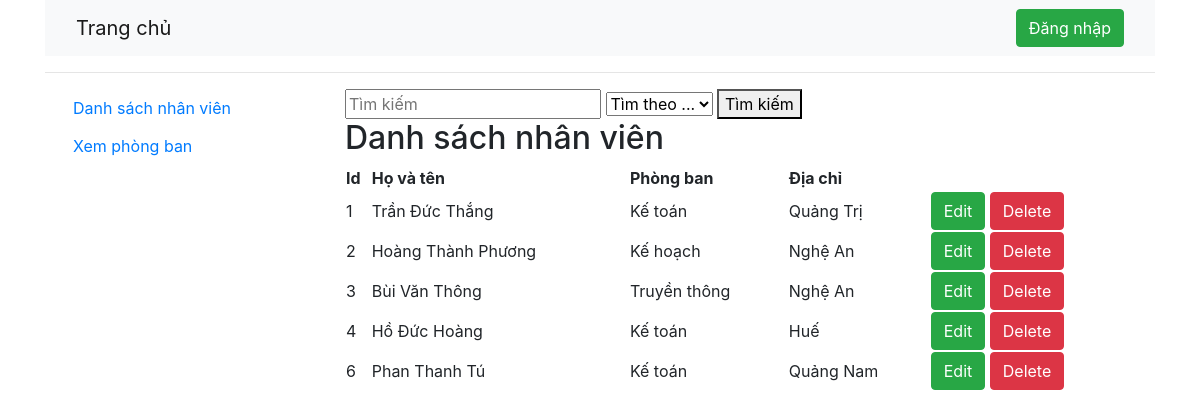
The page / on the database its author committed.
### tables this page shows
CREATE TABLE `nhanvien` (
  `idnv` int(11) NOT NULL,
  `tennv` varchar(30) NOT NULL,
  `idpb` int(11) NOT NULL,
  `diachi` varchar(50) NOT NULL
);

CREATE TABLE `phongban` (
  `idpb` int(11) NOT NULL,
  `tenpb` varchar(30) NOT NULL,
  `mota` varchar(50) DEFAULT NULL
);

### index.php (called while the page is built, shortened)
<?php
    require_once 'app.php';
    require_once $layout;
?>

### app.php (called while the page is built, shortened)
<?php
function controller($controllerName) {
    $controller = new $controllerName();
    return $controller;
}
if (isset($_POST['dang_nhap'])) {
    $AuthController = controller('AuthController');
    $AuthController->Login();
    $layout = " ";
}
else if (isset($_POST['dang_xuat'])) {
    $AuthController = controller('AuthController');
    $AuthController->Logout();
}
else if (isset($_POST['danh_sach_phong_ban'])) {
    $PhongBanController = controller('PhongBanController');
    $returned = $PhongBanController->Index();
    $data = $returned['data'];
    $view = $returned['view'];
}
else if (isset($_POST['them_phong_ban'])) {
    $PhongBanController = controller('PhongBanController');
    $returned = $PhongBanController->Create();
    $data = $returned['data'];
    $view = $returned['view'];
}
else if (isset($_POST['create_pb'])) {
    $PhongBanController = controller('PhongBanController');
    $args = array();
    $args['tenpb'] = $_POST['tenpb'];
    $args['mota'] = $_POST['mota'];
    $PhongBanController->HandelCreate($args);
}
else if (isset($_POST['chinh_sua_phong_ban'])) {
    $PhongBanController = controller('PhongBanController');
    $arg = $_POST['idpb'];
    $returned = $PhongBanController->Edit($arg);
    $data = $returned['data'];
    $view = $returned['view'];
}
else if (isset($_POST['xoa_phong_ban'])) {
    $PhongBanController = controller('PhongBanController');
    $arg = $_POST['idpb'];
    $returned = $PhongBanController->Delete($arg);
    $data = $returned['data'];
    $view = $returned['view'];
}
else if (isset($_POST['delete_pb'])) {
    $PhongBanController = controller('PhongBanController');
    $idpb = $_POST['idpb'];
    $PhongBanController->HandelDelete($idpb);
}
else if (isset($_POST['nhan_vien_phong_ban'])) {
    $PhongBanController = controller('PhongBanController');
    $arg = $_POST['idpb'];
    $returned = $PhongBanController->Detail($arg);
    $data = $returned['data'];
    $view = $returned['view'];
}
else if (isset($_POST['them_nhan_vien'])) {
    $NhanVienController = controller("NhanVienController");
    $returned = $NhanVienController->Create();
    $data = $returned['data'];
    $view = $returned['view'];
}
else if (isset($_POST['chinh_sua_nhan_vien'])) {
    $NhanVienController = controller("NhanVienController");
    $arg = $_POST['idnv'];
    $returned = $NhanVienController->Edit($arg);
    $data = $returned['data'];
    $view = $returned['view'];
}
else if (isset($_POST['xoa_nhan_vien'])) {
    $NhanVienController = controller("NhanVienController");
    $arg = $_POST['idnv'];
    $returned = $NhanVienController->Delete($arg);
    $data = $returned['data'];
    $view = $returned['view'];
}
else if (isset($_POST['delete'])) {
    $NhanVienController = controller("NhanVienController");
    $idnv = $_POST['idnv'];
    $NhanVienController->HandelDelete($idnv);
}
else if (isset($_POST['chon_nhieu'])) {
    $NhanVienController = controller("NhanVienController");
    $returned = $NhanVienController->Choices();
    $data = $returned['data'];
    $view = $returned['view'];
}
else if (isset($_POST['delete_all'])) {
    $NhanVienController = controller("NhanVienController");
    $args = $_POST['st'];
    $NhanVienController->HandelDeleteAll($args);
}
else {
    $NhanVienController = controller("NhanVienController");
    $returned = $NhanVienController->Index();
    $data = $returned['data'];
    $view = $returned['view'];
}
?>

### controllers/Controller.php (called while the page is built, shortened)
<?php
class Controller {
    function model($modelName) {
        $model = new $modelName();
        return $model;
    }
    function render($controller, $action) {
        return "views/{$controller}/{$action}.php";
    }
}
?>

### models/NhanVienModel.php (called while the page is built, shortened)
<?php
class NhanVienModel {
    public function getList($args = []) {
        require('connect.php');
        $information = $args['information'];
        $selection = $args['selection'];
        if ($selection == "") $selection = "tennv";
        $sql = "SELECT * FROM $dbname.nhanvien
        INNER JOIN $dbname.phongban ON $dbname.nhanvien.idpb=$dbname.phongban.idpb";
        if ($information || $information == 0) $sql .= " WHERE $selection LIKE '%$information%'";
        $arr = array();
        try {
            $result = $conn->query($sql);
            if ($result->num_rows > 0) {
                while($row = $result->fetch_assoc()) {
                    $element = array();
                    $element['idnv'] = $row['idnv'];
                    $element['tennv'] = $row['tennv'];
                    $element['tenpb'] = $row['tenpb'];
                    $element['diachi'] = $row['diachi'];
                    $arr[] = $element;
                }
            } else {
                echo "0 results";
            }
        } catch (Exception $e) {
            echo "$sql; ";
            echo $e;
        }
        return $arr;
    }
}
?>

### connect.php (called while the page is built, shortened)
<?php
    $dbname = "DU_LIEU";
?>

### controllers/NhanVienController.php (called while the page is built, shortened)
<?php
require_once 'controllers/Controller.php';
class NhanVienController extends Controller {
    function Index($args = []){
        $model = $this->model('NhanVienModel');
        $data = $model->getList($args);
        $view = $this->render('NhanVien', 'danhSachNhanVien');
        return ['view'=>$view,'data'=>$data];
    }
}
?>

### views/NhanVien/danhSachNhanVien.php (the view, shortened to what this page needs)
<div class="container">
    <form action="" method="post">
        <input type="text" name="information" placeholder="Tìm kiếm">
        <select name="selection" id="selection" >
            <option value="">Tìm theo ...</option>
        </select>
        <button type="submit" name="search_nv">Tìm kiếm</button>
    </form>
    <h2>Danh sách nhân viên</h2>
    <table style="width:100%;">
        <thead style="text-align:left;">
            <tr>
                <th>Id</th>
                <th>Họ và tên</th>
                <th>Phòng ban</th>
                <th>Địa chỉ</th>
            </tr>
        </thead>
        <tbody>
            <?php
            foreach ($data as $key => $arr) {
                echo "<tr>";
                foreach ($arr as $key => $value) {
                    echo "<td>$value</td>";
                }
                echo "<td><form action='' method='post'>
                <input type='hidden' name='idnv' value={$arr['idnv']}>
                <input class='btn btn-success' type='submit' value='Edit' name='chinh_sua_nhan_vien'>
                <input class='btn btn-danger' type='submit' value='Delete' name='xoa_nhan_vien'>
                </form></td>";
                echo "</tr>";
            }
            ?>
        </tbody>
    </table>
</div>

### layouts/defaultLayout.php (shortened to what this page needs)
<!DOCTYPE html>
<html lang="en">
<head>
    <link rel="stylesheet" href="https://stackpath.bootstrapcdn.com/bootstrap/4.4.1/css/bootstrap.min.css" />
</head>
<body>
    <div class="container">
        <?php include 'layouts/components/header.php'; ?>
        <hr/>
        <div class="body row">
            <div class="sidebar col-3">
                <?php include 'layouts/components/sidebar.php' ?>
            </div>
            <div class="content col-9">
                <?php if ($view) require_once $view; ?>
            </div>
        </div>
    </div>
</body>
</html>

### layouts/components/header.php (shortened to what this page needs)
<nav class="navbar navbar-expand-lg navbar-light bg-light">
    <div class="container-fluid">
        <a href="./" class="navbar-brand">Trang chủ</a>
        <form action="" method="post" class="d-flex">
            <?php
            if ($_SESSION['adminId'] == "") echo "<button type='submit' name='dang_nhap' class='btn btn-success'>Đăng nhập</button>";
            else echo "<button type='submit' name='dang_xuat' class='btn btn-danger'>Đăng xuất</button>";
            ?>
        </form>
    </div>
</nav>

### layouts/components/sidebar.php (shortened to what this page needs)
<form action="" method="post" class="container">
    <input class="btn btn-link" type="submit" value="Danh sách nhân viên" name="danhSachNhanVien">
    <input class="btn btn-link" type="submit" value="Xem phòng ban" name="danh_sach_phong_ban">
</form>

### rows shown on the page
nhanvien: idnv "1", tennv "Trần Đức Thắng", idpb.tenpb "Kế toán", diachi "Quảng Trị"
nhanvien: idnv "2", tennv "Hoàng Thành Phương", idpb.tenpb "Kế hoạch", diachi "Nghệ An"
nhanvien: idnv "3", tennv "Bùi Văn Thông", idpb.tenpb "Truyền thông", diachi "Nghệ An"
nhanvien: idnv "4", tennv "Hồ Đức Hoàng", idpb.tenpb "Kế toán", diachi "Huế"
nhanvien: idnv "6", tennv "Phan Thanh Tú", idpb.tenpb "Kế toán", diachi "Quảng Nam"
